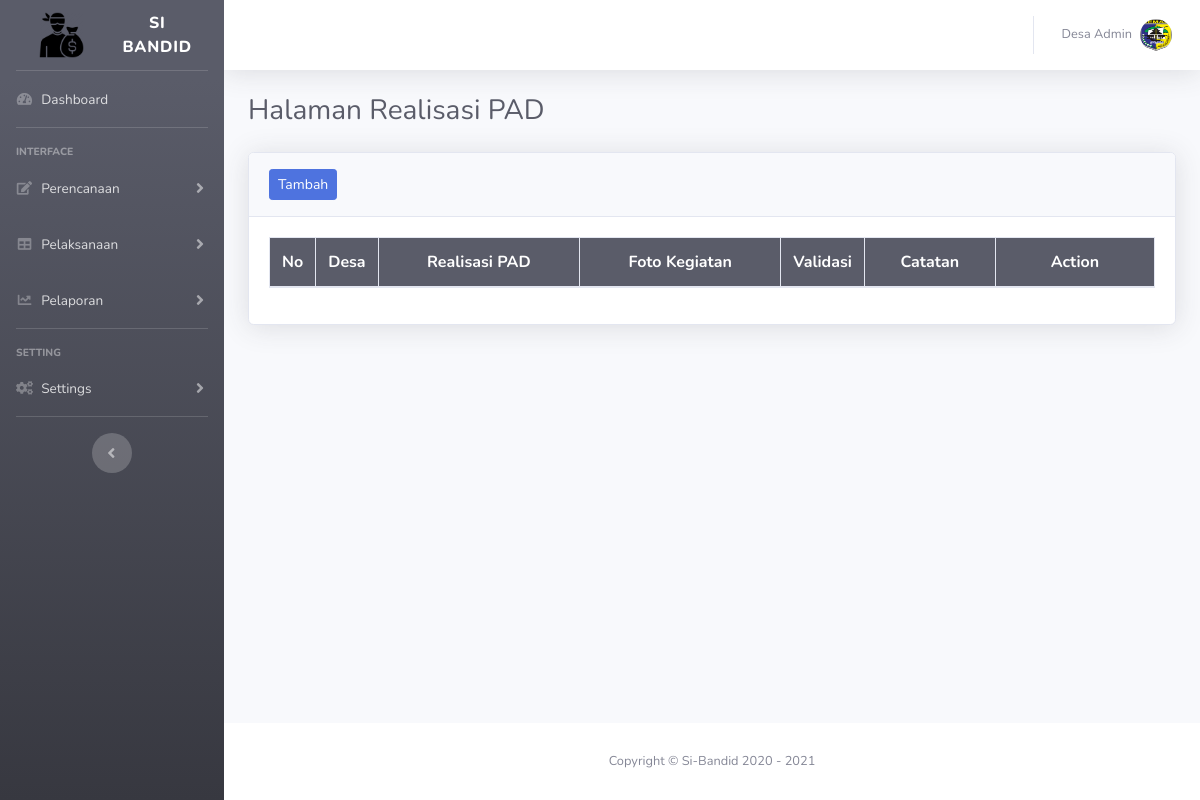
Page /index.php?page=p_pad (signed in) on the earlier database version.
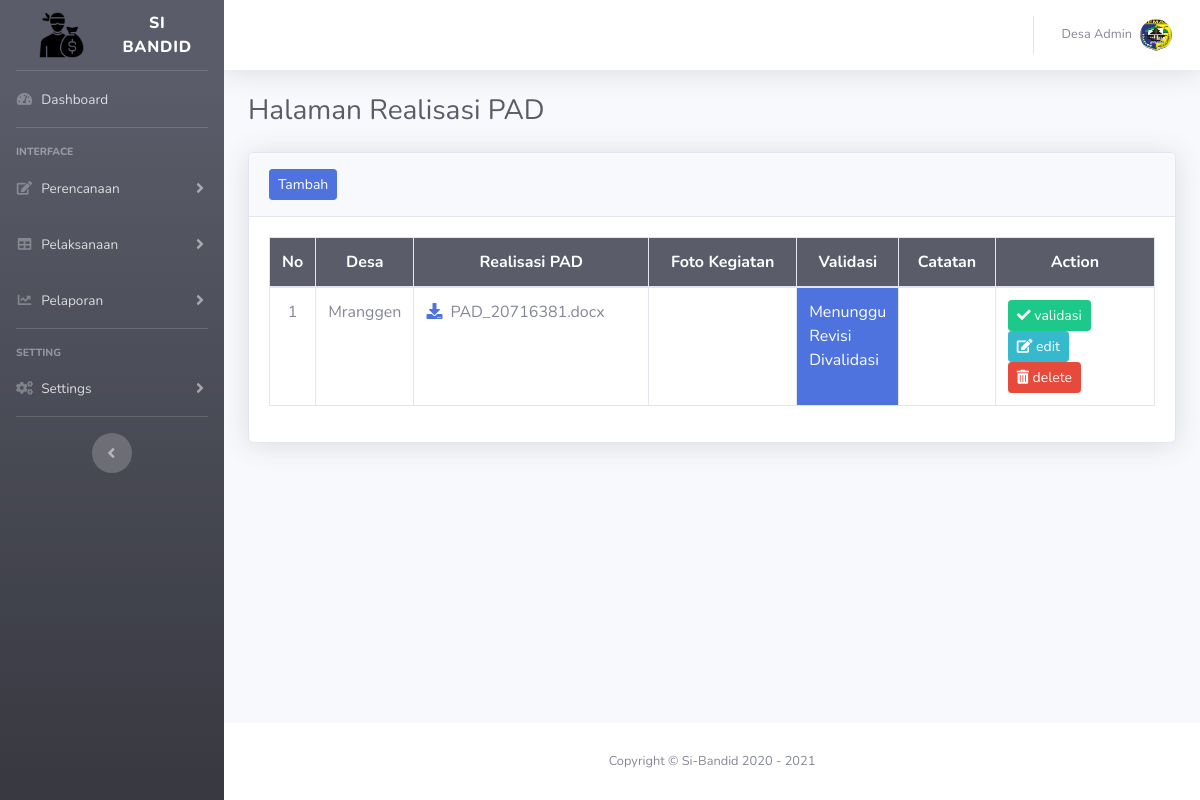
Same page on the later database version.
### tables this page shows
CREATE TABLE `tb_realisasi_pad` (
  `id_realisasi_pad` int(11) NOT NULL,
  `realisasi_pad` varchar(100) NOT NULL,
  `foto_pad_1` varchar(100) NOT NULL,
  `foto_pad_2` varchar(100) NOT NULL,
  `foto_pad_3` varchar(100) NOT NULL,
  `foto_pad_4` varchar(100) NOT NULL,
  `id_user` int(11) NOT NULL,
  `tahun` year(4) NOT NULL,
  `validasi` varchar(50) NOT NULL,
  `catatan` text NOT NULL
);

CREATE TABLE `tb_user` (
  `id_user` int(11) NOT NULL,
  `username` varchar(50) NOT NULL,
  `password` varchar(255) NOT NULL,
  `nama_user` varchar(50) NOT NULL,
  `level` enum('admin','user') NOT NULL
);

### page/pelaksanaan/pad/p_pad.php (the view, shortened to what this page needs)
<h1 class="h3 mb-4 text-gray-800">Halaman Realisasi PAD</h1>
<div class="card shadow mb-4">
  <div class="card-header py-3">
    <a href="#" class="btn btn-sm btn-primary" data-toggle="modal" data-target="#add_p_padModal">Tambah</a>
  </div>
  <div class="card-body">
    <div class="table-responsive">
      <table class="table table-bordered" id="dataTable" width="100%" cellspacing="0">
        <thead class="bg-dark text-white">
          <tr>
            <th width="3%" class="text-center align-middle">No</th>
            <th width="5%" class="text-center  align-middle">Desa</th>
            <th class="text-center  align-middle">Realisasi PAD</th>
            <th class="text-center  align-middle">Foto Kegiatan</th>
            <th width="5%" class="text-center  align-middle">Validasi</th>
            <th class="text-center  align-middle">Catatan</th>
            <th width="18%" class="text-center  align-middle">Action</th>
          </tr>
        </thead>
        <tbody>
          <?php
          include "asset/inc/config.php";
          $tahun = $_SESSION['tahun'];
          if ($_SESSION['level']=="admin") {
             $query = "SELECT * FROM tb_realisasi_pad
                      INNER JOIN tb_user ON tb_realisasi_pad.id_user = tb_user.id_user AND tahun='$tahun' ORDER BY id_realisasi_pad DESC";
            $result = mysqli_query($koneksi, $query);
          }
            $no = 1;
            while($data = mysqli_fetch_assoc($result))
            {
            ?>
          <tr>
            <td class="text-center"><?php echo "$no"; ?></td>
            <td><?php echo $data['nama_user']; ?></td>
            <td>
              <a href="page/pelaksanaan/pad/file/pad/<?php echo $data['realisasi_pad']; ?>">
              <i class="fas fa-download" id="downloadpad">&nbsp;&nbsp;</i></a><?php echo $data['realisasi_pad']; ?>
            </td>
            <td>
               <br>
            </td>
            <?php
              $validasi = $data['validasi'];
              $jumlah_karakter    =strlen($validasi);
              if ($jumlah_karakter == 6) {
              $color = "class='bg-danger text-white';";
              }
              elseif ($jumlah_karakter == 8){
              $color = "class='bg-success text-white';";
              }
              elseif ($jumlah_karakter == 17){
              $color = "class='bg-info text-white';";
              }
              elseif ($jumlah_karakter ){
              $color = "class='bg-primary text-white';";
              }
              ?>
            <td <?= $color ?> ><?php echo $validasi; ?></td>
            <td><?php echo $data['catatan']; ?></td>
            <td>
              <?php
                if ($_SESSION['level']=="admin") {
                 echo ''?> <a href="#" class="btn btn-sm btn-success validasi" data-toggle="modal" data-target="#p_padModal"
                      data-idrealisasi_pad="<?php echo $data["id_realisasi_pad"];?>"
                      data-valid="<?php echo $data["validasi"];?>"
                      data-catat="<?php echo $data["catatan"];?>"
                      ><i class="fas fa-check"></i> validasi</a>
                <?php  ;
                }else{
                 echo '';
                }
               ?>
              <a href="#" class="btn btn-sm btn-info edit" data-toggle="modal" data-target="#edit_p_padModal"
              data-id_realisasi_pad="<?php echo $data['id_realisasi_pad'];?>"
              data-fotopad1="<?php echo $data['foto_pad_1'];?>"
              data-fotopad2="<?php echo $data['foto_pad_2'];?>"
              data-fotopad3="<?php echo $data['foto_pad_3'];?>"
              data-fotopad4="<?php echo $data['foto_pad_4'];?>"
              ><i class="fas fa-edit"></i> edit</a>
              <a href="page/pelaksanaan/pad/hapus.php?id_realisasi_pad=<?php echo $data['id_realisasi_pad'];?>" onclick="return confirm('Yakin Hapus?')" class="btn btn-sm btn-danger"><i class="fas fa-trash-alt"></i> delete</a>
            </td>
          </tr>
          <?php
          $no++;
          }
          ?>
        </tbody>
      </table>
    </div>
  </div>
</div>

Differences in the rows shown:
added tb_realisasi_pad: id_user.nama_user "Mranggen", realisasi_pad "PAD_20716381.docx", validasi "Menunggu Revisi Divalidasi"
